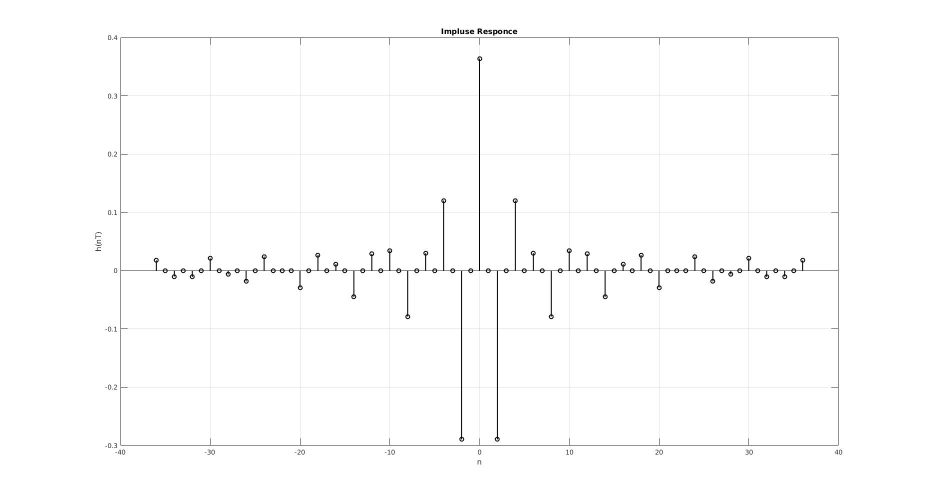
%> input picture DSP/Assignment/img/impluse.jpg, 1853 x 1001 px, given in place of coloredChips.png, which was not available (shown at 1/2 size)
$ octave DS_color.m   (GNU Octave 9; MATLAB toolbox functions it lacks are replaced by stand-ins)
%> lines starting %> are read from the running program, lines starting %| are printed output that depends on the picture; pictures that were not available may be replaced by others from this repository, and a replacement may not be noted
### FPGA/final/new_algo/DownSamplePart.m
function [ imNew ] = DownSamplePart( im )
%A Summary of this function goes here
%   Detailed explanation goes here


flashFPGA = ['djtgcfg prog -d Atlys -i 0 -f /home/brjathu/FPGA/Processor_FPGA/BRAM_TEST.bit'];
system(flashFPGA)

instruction={   'ADDI'  'R10','9';
                'SHFLI' 'R10','12';
                'LOD128' 'R2','x';
                    'LOD128' 'R1','x';
                        'ADDI'  'R3','1';
                        'SHFLI' 'R3','10';
                        'CPYREG' 'R4','R3';
                        'ADDI'  'R4','1';
                        'ADD'   'R3','R5';
                        'ADD'   'R4','R5';
                        'ADD'   'R3','R6';
                        'ADD'   'R4','R6';
                        'LOAD'  'R7','R3';
                        'LOAD'  'R8','R4';
                        'ADDH'  'R9','R7';
                        'ADDL'  'R9','R7';
                        'ADDL'  'R9','R7';
                        'ADDH'  'R9','R8';
                        'INC128'  'R3','x';
                        'ADDI' 'R3','1';
                        'INC128'  'R4','x';
                        'ADDI' 'R4','1';
                        'LOAD'  'R7','R3';
                        'LOAD'  'R8','R4';
                        'ADDH'  'R9','R7';
                        'ADDH'  'R9','R7';
                        'ADDL'  'R9','R7';
                        'ADDL'  'R9','R7';
                        'ADDL'  'R9','R7';
                        'ADDL'  'R9','R7';
                        'ADDH'  'R9','R8';
                        'ADDH'  'R9','R8';
                        'INC128'  'R3','x';
                        'ADDI' 'R3','1';
                        'INC128'  'R4','x';
                        'ADDI' 'R4','1';
                        'LOAD'  'R7','R3';
                        'LOAD'  'R8','R4';
                        'ADDH'  'R9','R7';
                        'ADDL'  'R9','R7';
                        'ADDL'  'R9','R7';
                        'ADDH'  'R9','R8';
                        'SHFRI' 'R9','4';
                        'STORE' 'R10','R9';
                        'CLRREG' 'R9','x';
                        'ADDI'  'R10','1';
                        'ADDI'  'R6','1';
                        'CLRREG' 'R3','x';
                        'SUBI'  'R1','1';
                        'GOTOZ' '5','x';
                    'INC128' 'R5','x';
                    'INC128' 'R5','x';
                    'ADDI' 'R5','2';
                    'CLRREG' 'R6','x';
                    'SUBI'  'R2','1';
                    'GOTOZ' '4','x';
                'HALT'  'x','x';};

integer= {'0' '1' '2' '3' '4' '5' '6' '7' '8' '9' '10' '11' '12' '13' '14' '15'};

opcodes = {'LOAD','STORE','ADDI','ADD','SUBI','CLRREG','LOD128','INC128','CPYREG','SHFLI','SHFRI','HALT','ADDL','ADDH','GOTOZ','R1','R2','R3','R4','R5','R6','R7','R8','R9','R10','x'};
decode = {[1 1 1 0 0 0 0 0],[1 1 1 0 1 0 0 0],[1 1 0 0 1 0 0 0],[0 1 0 1 0 0 0 0],[0 1 0 1 1 0 0 0],[1 1 0 1 0 0 0 0],[1 1 0 1 1 0 0 0],[0 0 0 1 1 0 0 0],[0 0 1 0 1 0 0 0],[1 0 1 0 0 0 0 0],[1 0 1 0 1 0 0 0],[1 1 1 1 1 1 1 1],[1 0 0 0 1 0 0 0],[1 0 0 1 0 0 0 0],[1 0 1 1 0 0 0 0],[0 0 0 1],[0 0 1 0],[0 0 1 1],[0 1 0 0],[0 1 0 1],[0 1 1 0],[0 1 1 1],[1 0 0 0],[1 0 0 1],[1 0 1 0],[0 0 0 0]};

dictionary = containers.Map(opcodes,decode);
bi2de(dictionary(char(instruction(1,1))),'left-msb');
l=length(instruction)
temp = zeros(2,l);
for i=1:l
    temp(1,i)=bi2de(dictionary(char(instruction(i,1))),'left-msb');
    if (strcmp(char(instruction(i,1)),'GOTOZ'))
        temp(2,i)= str2double(char(instruction(i,2)));
    elseif (ismember(instruction(i,3),integer))
        temp(2,i)=bi2de(dictionary(char(instruction(i,2))),'left-msb')*16 + str2double(char(instruction(i,3)));
    else
        temp(2,i)=bi2de(dictionary(char(instruction(i,2))),'left-msb')*16+ bi2de(dictionary(char(instruction(i,3))),'left-msb');
    end
end


k=length(temp);


send = zeros(2*1023,1);
for m=1:2*k
    send(m)=temp(m);
end

p=im';
inter=p(:)';
send=send(:)';

final = [send(:);inter(:)];

ss=dec2hex(final);

s = serial('/dev/ttyXRUSB0');
set(s,'BaudRate',115200);
s.InputbufferSize=256*256*4;
s.OutputbufferSize=256*256*4;
s.Timeout=10;
s.StopBits=2;
s.Parity = 'none';
fopen(s);
pause(0.1)

fwrite(s,final,'uint8')
fclose(s)

pause(5)
display('please send the image')


fopen(s);
out = fread(s)
fclose(s)

b=flipud(out);
b=b(1:16384);

imNew=uint8(zeros(128,128));

for (i=1:128)
    for (j=1:128)
        imNew(i,j)= b(128*(i-1)+j);
    end
end

end

### FPGA/final/new_algo/DS_color.m
clear all;
clc;
imIn=uint8((imread('coloredChips.png')));
%> imIn is the input picture: size 1001x1853x3 uint8; min 0, max 255, mean 252.7
imIn=imresize(imIn,[256,256]);
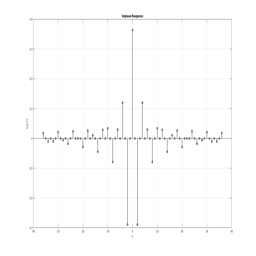
%> imIn: size 256x256x3 uint8; min 82, max 255, mean 252.6
final = uint8(zeros(128,128,3));

[m,n,k] =size(imIn);
%> m = 256; n = 256; k = 3
im=uint8(zeros(m+2,n+2,3));

for i=1:m
    im(i+1,:,:)=[imIn(i,1,:),imIn(i,:,:),imIn(i,256,:)];
end
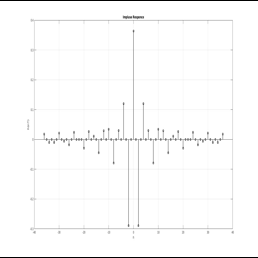
%> im: size 258x258x3 uint8; min 0, max 255, mean 250.7
im(1,:,:)=im(2,:,:);
im(258,:,:)=im(257,:,:);
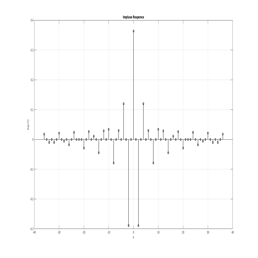
%> im: size 258x258x3 uint8; min 82, max 255, mean 252.6

prompt = 'Enter any key to continue: ';
imshow(final);


x=input(prompt);
a=DownSamplePart(im(:,:,1));
%> in DownSamplePart, `p=im';`:
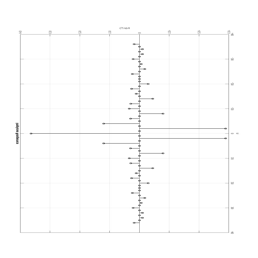
%> p: size 258x258 uint8; min 82, max 255, mean 252.6
%> in DownSamplePart, `ss=dec2hex(final);`: ss = 68610 items
%> the run ends on the next line

$ run again, on DSP/Assignment/img/impluse2.jpg
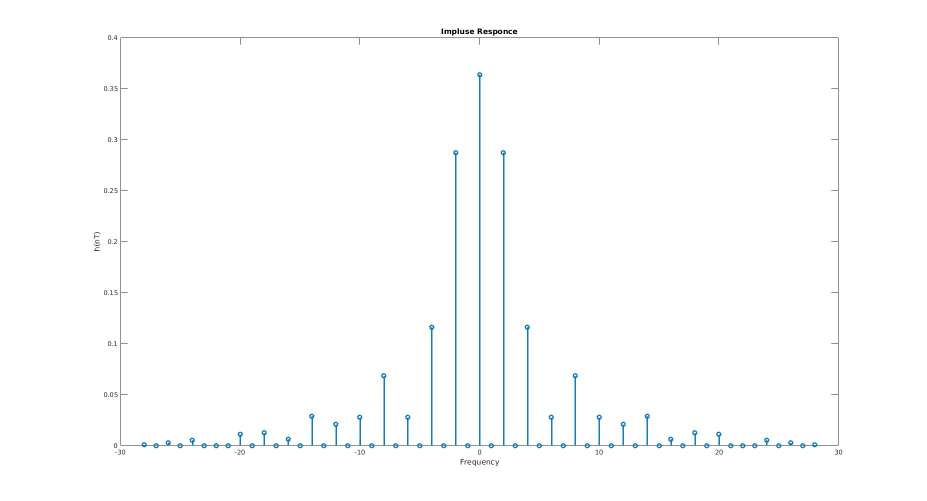
%> input picture DSP/Assignment/img/impluse2.jpg, 1853 x 1001 px, given in place of coloredChips.png, which was not available (shown at 1/2 size)
%> imIn is the input picture: size 1001x1853x3 uint8; mean R, G, B 252.4, 253.2, 253.5
%> imIn: size 256x256x3 uint8
%> after the loop `for i=1:m`:
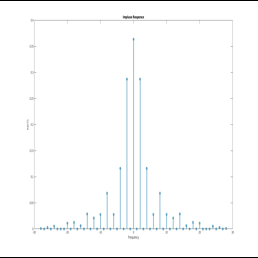
%> im: size 258x258x3 uint8; mean R, G, B 250.4, 251.1, 251.5
%> in DownSamplePart, `p=im';`:
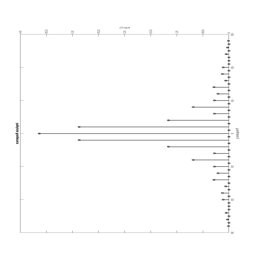
%> p: size 258x258 uint8; min 69, max 255, mean 252.4
%> ss = 68610 items

$ run again, on DSP/Assignment/img/in.jpg
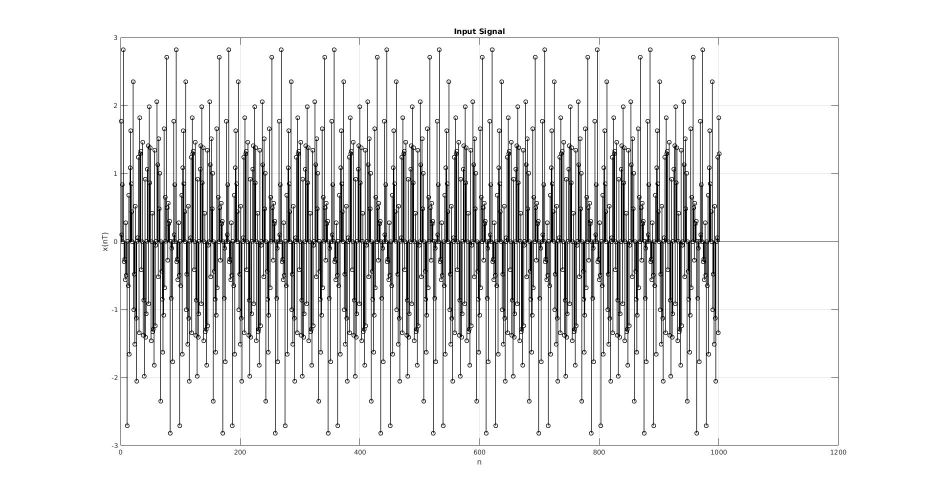
%> input picture DSP/Assignment/img/in.jpg, 1853 x 1001 px, given in place of coloredChips.png, which was not available (shown at 1/2 size)
%> imIn is the input picture: size 1001x1853x3 uint8; min 0, max 255, mean 226.6
%> imIn: size 256x256x3 uint8
%> after the loop `for i=1:m`:
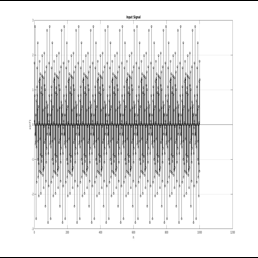
%> im: size 258x258x3 uint8; min 0, max 255, mean 224.9
%> in DownSamplePart, `p=im';`:
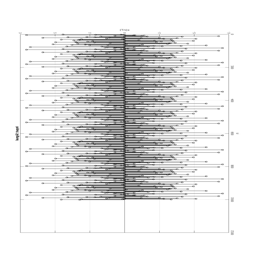
%> p: size 258x258 uint8; min 29, max 255, mean 226.9
%> ss = 68610 items
